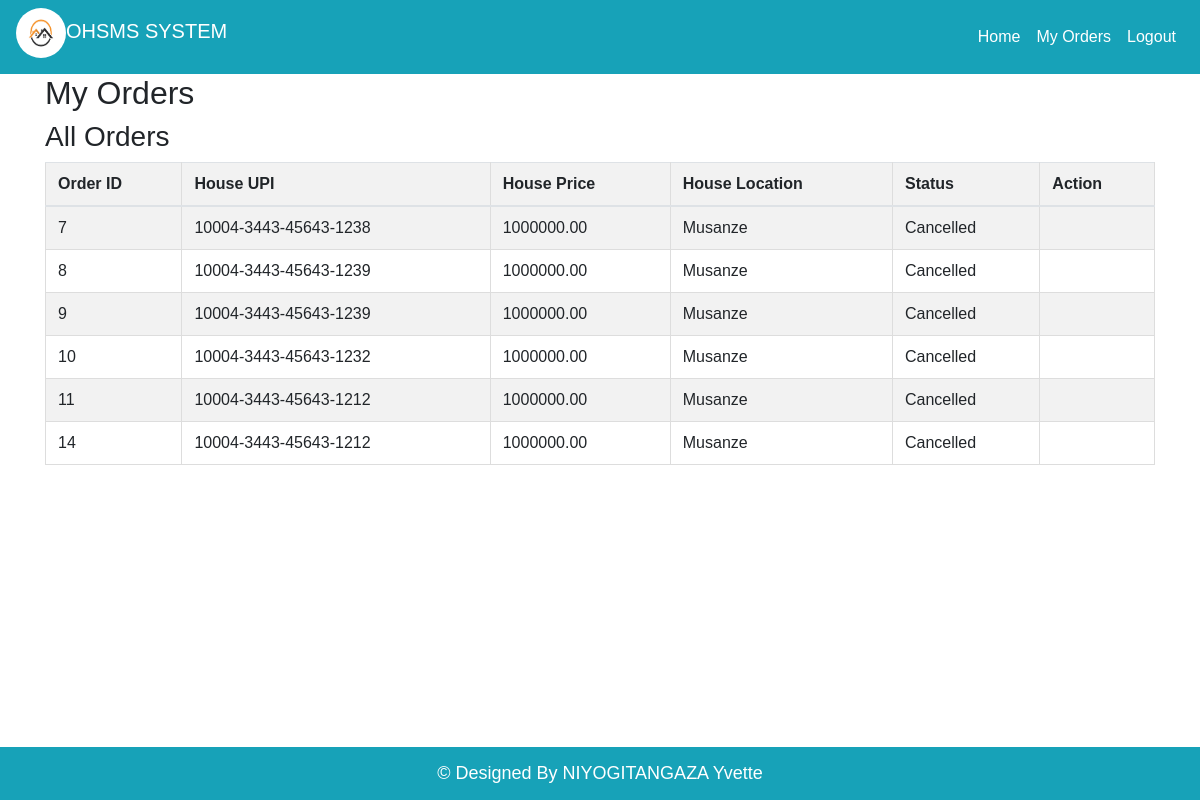
Screenshot of /Buyer/myOrders.php (signed in) with the database file from the repository.
### tables this page shows
CREATE TABLE `payment` (
  `id` int(11) NOT NULL,
  `houseId` int(11) DEFAULT NULL,
  `buyerId` int(11) DEFAULT NULL,
  `amount` decimal(10,2) NOT NULL,
  `date_done` date NOT NULL DEFAULT current_timestamp(),
  `status` varchar(20) DEFAULT 'Pending'
);

CREATE TABLE `house` (
  `id` int(11) NOT NULL,
  `upiNumber` varchar(100) NOT NULL,
  `description` text DEFAULT NULL,
  `price` decimal(10,2) NOT NULL,
  `location` varchar(100) NOT NULL,
  `sellerId` int(11) DEFAULT NULL,
  `pic` text DEFAULT NULL,
  `date_done` date NOT NULL DEFAULT current_timestamp(),
  `status` varchar(20) DEFAULT 'Available'
);

### Administrator/ohsms.php (called while the page is built, shortened)
<?php
class OHSMS {
    public static function getOrdersByUserId($userId) {
        try {
            $conn = getDBConnection();
            $sql = "SELECT *,h.upiNumber AS houseUPI, h.price AS housePrice, h.location AS houseLocation, h.pic AS housePic, h.status AS houseStatus,p.status as pstatus,p.id as orderId from payment p, house as h where p.houseId = h.id and p.buyerId = :userId group by p.id";
            $stmt = $conn->prepare($sql);
            $stmt->bindParam(':userId', $userId, PDO::PARAM_INT);
            $stmt->execute();
            $orders = $stmt->fetchAll(PDO::FETCH_ASSOC);
            return $orders;
        } catch (PDOException $e) {
            return array("status" => "error", "message" => "Database error: " . $e->getMessage());
        }
    }
}
?>

### Buyer/myOrders.php (the view, shortened to what this page needs)
<?php
include 'header.php';
$orders = OHSMS::getOrdersByUserId($_SESSION['id']);
$appendedOrders = [];
$approvedOrders = [];
$canceledOrders = [];
foreach ($orders as $order) {
    if ($order['pstatus'] === 'Appending') {
        $appendedOrders[] = $order;
    } elseif ($order['pstatus'] === 'Approved') {
        $approvedOrders[] = $order;
    } elseif ($order['pstatus'] === 'Cancelled') {
        $canceledOrders[] = $order;
    }
}
?>
<div class="container">
    <div class="section-title">
        <h2>My Orders</h2>
    </div>
    <div class="row">
        <div class="col-md-12">
            <h3>All Orders</h3>
            <table class="table table-striped">
                <thead>
                    <tr>
                        <th>Order ID</th>
                        <th>House UPI</th>
                        <th>House Price</th>
                        <th>House Location</th>
                        <th>Status</th>
                        <th>Action</th>
                    </tr>
                </thead>
                <tbody>
                    <?php
                    $allOrders = array_merge($appendedOrders, $approvedOrders, $canceledOrders);
                    foreach ($allOrders as $order) :
                    ?>
                        <tr>
                            <td><?php echo $order['orderId']; ?></td>
                            <td><?php echo $order['houseUPI']; ?></td>
                            <td><?php echo $order['housePrice']; ?></td>
                            <td><?php echo $order['houseLocation']; ?></td>
                            <td><?php echo $order['pstatus']; ?></td>
                            <td>
                            </td>
                        </tr>
                    <?php endforeach; ?>
                </tbody>
            </table>
        </div>
    </div>
</div>
<?php include 'footer.php'; ?>

### style.css (style rules this page uses)
* { padding: 0; margin: 0; box-sizing: border-box; list-style: none; font-family: "Poppins", sans-serif; line-height: normal; }
:root { --black: #000000e6; --blue: dodgerblue; --gray: #eae2e2; --white: #fff; --lighterblack: #ffffff14; }
html { scroll-behavior: smooth; }
table { width: 100%; border-collapse: collapse; margin-bottom: 20px; }
table, th, td { border: 1px solid #ddd; }
th, td { padding: 10px; text-align: left; }
th { background-color: #f2f2f2; }

### rows the page displays
payment: id "7", houseId.upiNumber "10004-3443-45643-1238", houseId.price "1000000.00", houseId.location "Musanze", status "Cancelled"
payment: id "8", houseId.upiNumber "10004-3443-45643-1239", houseId.price "1000000.00", houseId.location "Musanze", status "Cancelled"
payment: id "9", houseId.upiNumber "10004-3443-45643-1239", houseId.price "1000000.00", houseId.location "Musanze", status "Cancelled"
payment: id "10", houseId.upiNumber "10004-3443-45643-1232", houseId.price "1000000.00", houseId.location "Musanze", status "Cancelled"
payment: id "11", houseId.upiNumber "10004-3443-45643-1212", houseId.price "1000000.00", houseId.location "Musanze", status "Cancelled"
payment: id "14", houseId.upiNumber "10004-3443-45643-1212", houseId.price "1000000.00", houseId.location "Musanze", status "Cancelled"
